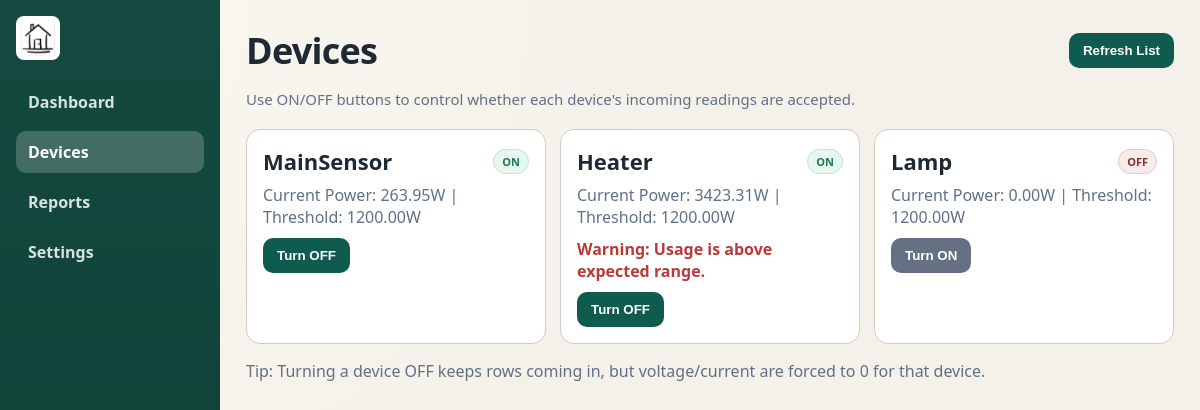
/devices, run on an earlier commit of the app's database.
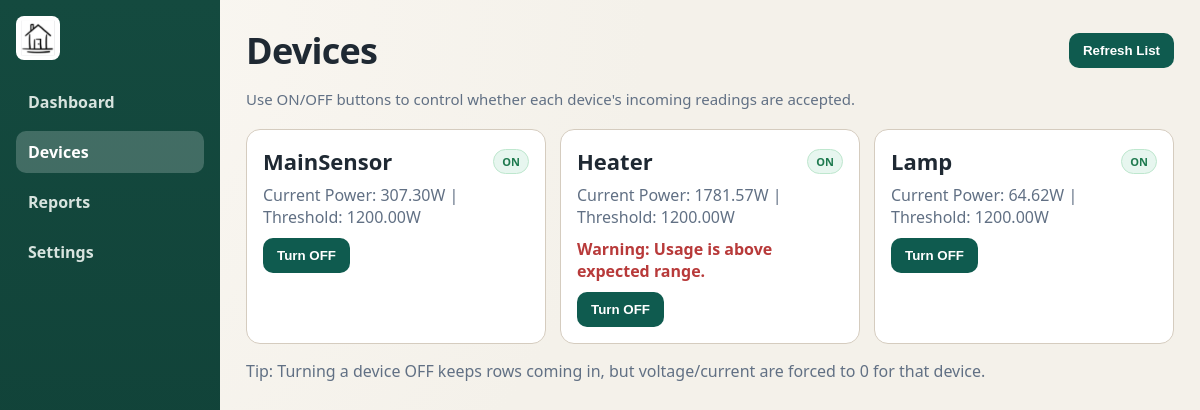
And on a later commit of the database.
### tables this page shows
CREATE TABLE devices (
        id INTEGER PRIMARY KEY AUTOINCREMENT,
        name TEXT NOT NULL,
        type TEXT NOT NULL
    , is_active INTEGER NOT NULL DEFAULT 1, power_threshold_watts REAL NOT NULL DEFAULT 1200);

### api.py (the view)
@app.get("/devices", response_class=HTMLResponse)
async def get_devices(request: Request):
    conn = get_conn()
    cursor = conn.cursor()
    cursor.execute(
        """
        SELECT d.id, d.name, d.is_active, d.power_threshold_watts,
               COALESCE(latest.voltage * latest.current, 0) AS current_power
        FROM devices d
        LEFT JOIN (
            SELECT s.device_id, s.voltage, s.current
            FROM sensor_data s
            JOIN (
                SELECT device_id, MAX(timestamp) AS max_ts
                FROM sensor_data
                GROUP BY device_id
            ) mx
            ON s.device_id = mx.device_id
           AND s.timestamp = mx.max_ts
        ) latest ON latest.device_id = d.id
        ORDER BY d.id
        """
    )
    devices = cursor.fetchall()
    conn.close()
    return templates.TemplateResponse(
        "devices.html", {"request": request, "devices": devices}
    )

### templates/devices.html (shortened to what this page needs)
<!DOCTYPE html>
<html>
<head>
    <link rel="stylesheet" href="/static/app.css">
</head>
<body>
    <div class="container">
        <div class="sidebar">
            <img src="/static/home_icon.png" alt="Home" class="icon">
            <a href="/dashboard">Dashboard</a>
            <a class="active" href="/devices">Devices</a>
            <a href="/reports">Reports</a>
            <a href="/settings">Settings</a>
        </div>
        <div class="main">
            <div class="page-header">
                <h2>Devices</h2>
                <button id="refreshDevicesBtn" type="button" onclick="window.location.reload()">Refresh List</button>
            </div>
            <p class="subtext">Use ON/OFF buttons to control whether each device's incoming readings are accepted.</p>
            <div class="device-list">
                {% for d in devices %}
                <div class="device-card" data-device-id="{{ d[0] }}">
                    <div class="device-head">
                        <div class="device-name">{{ d[1] }}</div>
                        <span class="badge {{ 'on' if d[2] else 'off' }}">{{ 'ON' if d[2] else 'OFF' }}</span>
                    </div>
                    <div class="device-meta">
                        Current Power: {{ '%.2f'|format(d[4]) }}W
                        | Threshold: {{ '%.2f'|format(d[3]) }}W
                    </div>
                    {% if d[4] > d[3] %}
                    <p class="warning">Warning: Usage is above expected range.</p>
                    {% endif %}
                    <button
                        class="toggle-btn {{ 'on' if d[2] else 'off' }}"
                        data-device-id="{{ d[0] }}"
                        data-is-active="{{ 1 if d[2] else 0 }}"
                        onclick="toggleDevice(this)">
                        Turn {{ 'OFF' if d[2] else 'ON' }}
                    </button>
                </div>
                {% endfor %}
            </div>
            <p class="note">Tip: Turning a device OFF keeps rows coming in, but voltage/current are forced to 0 for that device.</p>
        </div>
    </div>
</body>
</html>

What changed in the data, as far as the page shows it:
computed for devices "MainSensor": d "263.95" → "307.30"
computed for devices "Heater": d "3423.31" → "1781.57"
changed devices "Lamp": is_active "OFF" → "ON"; is_active "0.00" → "64.62"; is_active "ON" → "OFF"
